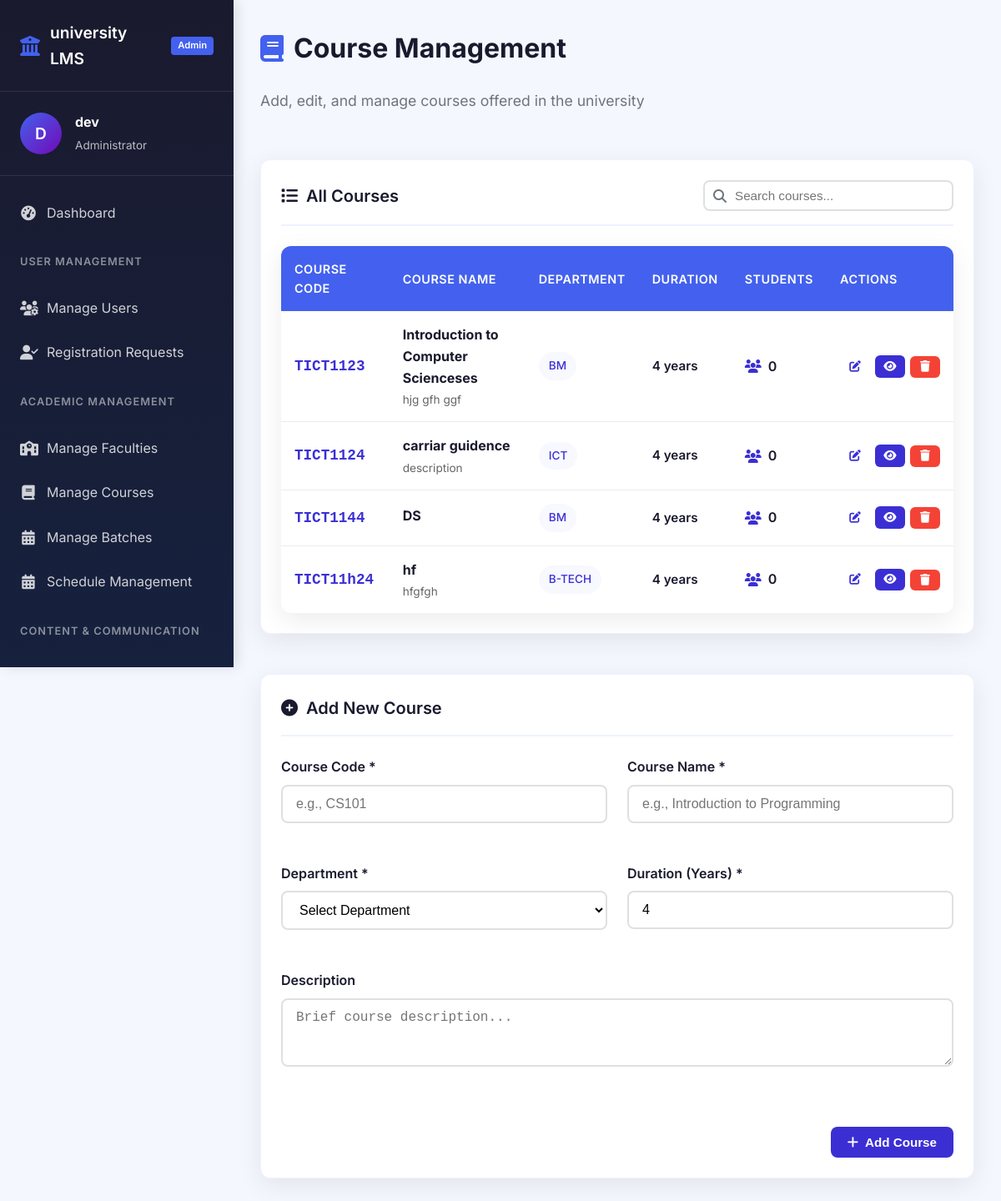
Page /dashboard/admin/manage_courses/ (signed in) on the committed database.
### Users/models.py (models this page shows, shortened)
class User(AbstractUser):
    class Roles(models.TextChoices):
        STUDENT = "student"
        STAFF = "staff"
        ADMIN = "admin"
    role = models.CharField(max_length=20, choices=Roles.choices, default='student')
    last_activity = models.DateTimeField(blank=True, null=True)
    objects = UserManager()

### university/models.py (models this page shows, shortened)
class Course(models.Model):
    department = models.ForeignKey(Department, on_delete=models.CASCADE,related_name='courses')
    code = models.CharField(max_length=20)
    name = models.CharField(max_length=50)
    duration_years = models.PositiveSmallIntegerField()
    description = models.CharField(max_length=100,null=True)

class Department(models.Model):
    faculty= models.ForeignKey(Faculty, on_delete=models.CASCADE)
    name= models.CharField(max_length=50,unique=True)
    code = models.CharField(max_length=30,null=True)
    head= models.ForeignKey("Users.Staff", on_delete=models.SET_NULL, null=True, blank=True)
    class Meta:
        unique_together = ('faculty','name')

### dashboard/views.py (the view, shortened to what this page needs)
# urls.py: path('admin/manage_courses/',views.manage_courses,name='manage_courses'),
@login_required(login_url='Users:login')
def manage_courses(request):
    if not services.check_permission_administater(request.user):
        return redirect('dashboard:route')
    errors = []
    courses = university_models.Course.objects.select_related("department","department__faculty")
    departments = university_models.Department.objects.select_related("faculty")
    try:
        faculty_id = int(request.GET.get('faculty'))
    except (ValueError , TypeError):
        faculty_id = None
    try:
        department_id = int(request.GET.get('department'))
    except (ValueError,TypeError):
        department_id = None
    if request.user.role == 'admin':
        if faculty_id:
            courses=courses.filter(department__faculty = faculty_id)
            departments=departments.filter(faculty=faculty_id)
        if department_id:
            courses=courses.filter(department=department_id)
            departments=departments.filter(id=department_id)
    elif request.user.role == 'staff':
        user = models.Staff.objects.get(username=request.user)
        courses = courses.filter(department__faculty=user.faculty_name)
        departments = departments.filter(faculty=user.faculty_name)
    context = {
        'courses':courses,
        'departments':departments
    }
    context['error']=errors
    return render(request,'dashboard/admin/manage_courses.html',context)

### dashboard/templates/dashboard/admin/manage_courses.html (shortened to what this page needs)
{% extends "main.html" %}
{% block navigation %}
    {% include "admin_navigation.html" %}
{% endblock %}
{% block body %}
<div class="course-management">
    <div class="page-header">
        <h1 class="page-title">
            <i class="fas fa-book"></i> Course Management
        </h1>
        <p class="page-subtitle">
            Add, edit, and manage courses offered in the university
        </p>
    </div>
    <div class="card">
        <div class="card-header">
            <h3 class="card-title">
                <i class="fas fa-list"></i> All Courses
            </h3>
            <div class="card-search">
                <i class="fas fa-search"></i>
                <input type="text" id="courseSearch" placeholder="Search courses...">
            </div>
        </div>
        <div class="table-container">
            <table class="table">
                <thead>
                    <tr>
                        <th>Course Code</th>
                        <th>Course Name</th>
                        <th>Department</th>
                        <th>Duration</th>
                        <th>Students</th>
                        <th style="width: 150px;">Actions</th>
                    </tr>
                </thead>
                <tbody>
                    {% if courses %}
                        {% for course in courses %}
                        <tr class="course-row" data-code="{{ course.code|lower }}" data-name="{{ course.name|lower }}" data-department="{{ course.department.name|lower }}">
                            <td>
                                <strong class="course-code">{{ course.code }}</strong>
                            </td>
                            <td>
                                <div class="course-info">
                                    <h4 class="course-name">{{ course.name }}</h4>
                                    {% if course.description %}
                                    <p class="course-desc">{{ course.description|truncatechars:60 }}</p>
                                    {% endif %}
                                </div>
                            </td>
                            <td>
                                <span class="department-badge">{{ course.department.name }}</span>
                            </td>
                            <td>
                                <div class="duration-info">
                                    <span class="duration">{{ course.duration_years }} year{% if course.duration_years > 1 %}s{% endif %}</span>
                                </div>
                            </td>
                            <td>
                                <div class="student-count">
                                    <i class="fas fa-users"></i>
                                    <span>{{ course.students.count|default:"0" }}</span>
                                </div>
                            </td>
                            <td>
                                <div class="action-buttons">
                                    <button class="btn btn-sm btn-outline edit-course-btn"
                                            data-course-id="{{ course.id }}"
                                            data-course-code="{{ course.code }}"
                                            data-course-name="{{ course.name }}"
                                            data-course-department="{{ course.department.id }}"
                                            data-course-duration="{{ course.duration_years }}"
                                            data-course-description="{{ course.description|default:'' }}"
                                            title="Edit Course">
                                        <i class="fas fa-edit"></i>
                                    </button>
                                    <a href="{% url 'dashboard:manage_course' course.id %}" class="btn btn-sm btn-primary" title="View Details">
                                        <i class="fas fa-eye"></i>
                                    </a>
                                    <form method="post" action="{% url 'dashboard:manage_courses' %}" style="display: inline;">
                                        <button type="submit" class="btn btn-sm btn-danger" title="Delete" onclick="return confirm('Delete this course? This cannot be undone.')">
                                            <i class="fas fa-trash"></i>
                                        </button>
                                    </form>
                                </div>
                            </td>
                        </tr>
                        {% endfor %}
                    {% endif %}
                </tbody>
            </table>
        </div>
    </div>
    <div class="card">
        <div class="card-header">
            <h3 class="card-title">
                <i class="fas fa-plus-circle"></i> Add New Course
            </h3>
        </div>
        <form method="post" action="{% url 'dashboard:manage_courses' %}" class="course-form">
            <div class="form-row">
                <div class="form-group">
                    <label class="form-label">Course Code *</label>
                    <input type="text" name="course_code" class="form-control" placeholder="e.g., CS101" required>
                </div>
                <div class="form-group">
                    <label class="form-label">Course Name *</label>
                    <input type="text" name="course_name" class="form-control" placeholder="e.g., Introduction to Programming" required>
                </div>
            </div>
            <div class="form-row">
                <div class="form-group">
                    <label class="form-label">Department *</label>
                    <select name="department" class="form-control" required>
                        <option value="">Select Department</option>
                    </select>
                </div>
                <div class="form-group">
                    <label class="form-label">Duration (Years) *</label>
                    <input type="number" name="durationyears" class="form-control" value="4" min="1" max="6" required>
                </div>
            </div>
            <div class="form-group">
                <label class="form-label">Description</label>
                <textarea name="description" class="form-control" rows="3" placeholder="Brief course description..."></textarea>
            </div>
            <div class="form-actions">
                <button type="submit" class="btn btn-primary">
                    <i class="fas fa-plus"></i> Add Course
                </button>
            </div>
        </form>
    </div>
</div>
{% endblock %}

### templates/admin_navigation.html (shortened to what this page needs)
<aside class="sidebar">
    <div class="sidebar-header">
        <div class="logo">
            <i class="fas fa-university"></i>
            <span class="logo-text" id="systemName">{{ settings.SYSTEM_NAME|default:"University VLE" }}</span>
            <span class="logo-badge">Admin</span>
        </div>
    </div>
    <div class="user-profile">
        <div class="user-avatar">
            {{ request.user.username|first|upper }}
        </div>
        <div class="user-info">
            <h4>{{ request.user.username }}</h4>
            <p>Administrator</p>
        </div>
    </div>
    <nav class="sidebar-nav">
        <ul class="nav-menu">
            <li class="nav-item active">
                <a href="{% url 'dashboard:admin' %}" class="nav-link">
                    <i class="fas fa-tachometer-alt"></i>
                    <span>Dashboard</span>
                </a>
            </li>
            <li class="nav-section">User Management</li>
            <li class="nav-item">
                <a href="{% url 'dashboard:manage_users' %}" class="nav-link">
                    <i class="fas fa-users-cog"></i>
                    <span>Manage Users</span>
                </a>
            </li>
            <li class="nav-item">
                <a href="{% url 'dashboard:manage_requests' %}" class="nav-link">
                    <i class="fas fa-user-check"></i>
                    <span>Registration Requests</span>
                </a>
            </li>
            <li class="nav-section">Academic Management</li>
            <li class="nav-item">
                <a href="{% url 'dashboard:manage_faculties' %}" class="nav-link">
                    <i class="fas fa-school"></i>
                    <span>Manage Faculties</span>
                </a>
            </li>
            <li class="nav-item">
                <a href="{% url 'dashboard:manage_courses' %}" class="nav-link">
                    <i class="fas fa-book"></i>
                    <span>Manage Courses</span>
                </a>
            </li>
            <li class="nav-item">
                <a href="{% url 'dashboard:manage_batches' %}" class="nav-link">
                    <i class="fas fa-calendar-alt"></i>
                    <span>Manage Batches</span>
                </a>
            </li>
            <li class="nav-item">
                <a href="{% url 'dashboard:manage_shedules' %}" class="nav-link">
                    <i class="fas fa-calendar-alt"></i>
                    <span>Schedule Management</span>
                </a>
            </li>
            <li class="nav-section">Content & Communication</li>
            <li class="nav-item">
                <a href="{% url 'dashboard:post_annousment' %}" class="nav-link">
                </a>
            </li>
        </ul>
    </nav>
</aside>

### rows in the picture
User: user.username|first "D", user.username "dev"
Course: code "TICT1123", name "Introduction to Computer Scienceses", description "hjg gfh ggf", department.name "BM", duration_years "4", students.count "0"
Course: code "TICT1124", name "carriar guidence", description "description", department.name "ICT", duration_years "4", students.count "0"
Course: code "TICT1144", name "DS", department.name "BM", duration_years "4", students.count "0"
Course: code "TICT11h24", name "hf", description "hfgfgh", department.name "B-TECH", duration_years "4", students.count "0"

### other values in the picture
{{ settings.SYSTEM_NAME|default:"University VLE" }} "university LMS"
